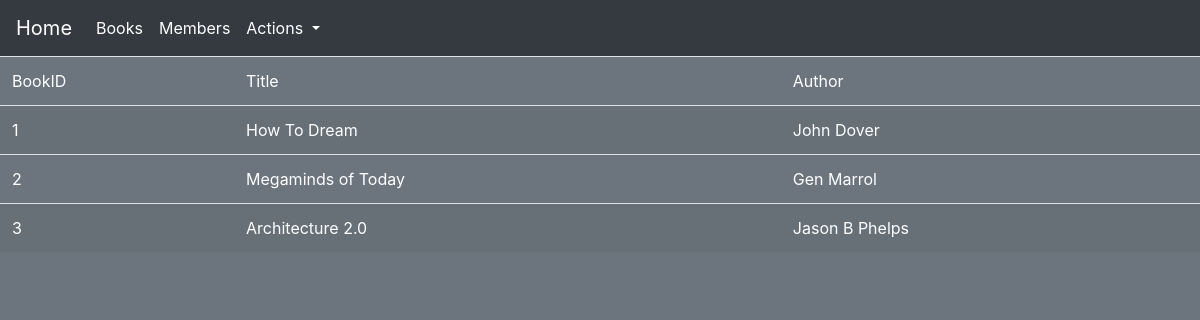
Page /booklist on the committed database.
### tables this page shows
CREATE TABLE books (BookID INTEGER PRIMARY KEY, Title TEXT NOT NULL, Author TEXT NOT NULL);

### LibraryMain.py (the view)
@app.route("/booklist")
def booklist():
	con = sql.connect("library_data.db")
	con.row_factory = sql.Row
	cur = con.cursor()
	cur.execute("Select * FROM books")
	rows = cur.fetchall()
	return render_template("display.html", rows = rows)
	con.close()

### templates/display.html (shortened to what this page needs)
{% extends "bootstrap/base.html" %}
{% block styles %}
<link rel="stylesheet" href="https://stackpath.bootstrapcdn.com/bootstrap/4.3.1/css/bootstrap.min.css">
{% endblock %}
{% block navbar %}
<nav class="navbar navbar-expand-lg navbar-light bg-dark">
  <a class="navbar-brand text-white" href="http://localhost:5000/main">Home</a>
  <div class="collapse navbar-collapse" id="navbarSupportedContent">
    <ul class="navbar-nav mr-auto">
      <li class="nav-item active">
          <a class="nav-link text-white" href="http://localhost:5000/booklist">Books<span class="sr-only">(current)</span></a>
      </li>
      <li class="nav-item">
          <a class="nav-link text-white" href="http://localhost:5000/memberlist">Members</a>
      </li>
      <li class="nav-item dropdown">
        <a class="nav-link dropdown-toggle text-white" href="#" id="navbarDropdown" role="button" data-toggle="dropdown" aria-haspopup="true" aria-expanded="false">
          Actions
        </a>
    </ul>
  </div>
</nav>
{% endblock %}
{% block content %}
<body class = "bg-secondary">
<table class = "table text-white table-hover table-striped">
    <thead>
        <td>BookID</td>
        <td>Title</td>
        <td>Author</td>
    </thead>
    {% for row in rows %}
    <tr>
        <td>{{row["BookID"]}}</td>
        <td>{{row["Title"]}}</td>
        <td>{{row["Author"]}}</td>
    </tr>
    {% endfor %}
</table>
</body>
{% endblock %}

### rows in the picture
books: BookID "1", Title "How To Dream", Author "John Dover"
books: BookID "2", Title "Megaminds of Today", Author "Gen Marrol"
books: BookID "3", Title "Architecture 2.0", Author "Jason B Phelps"
